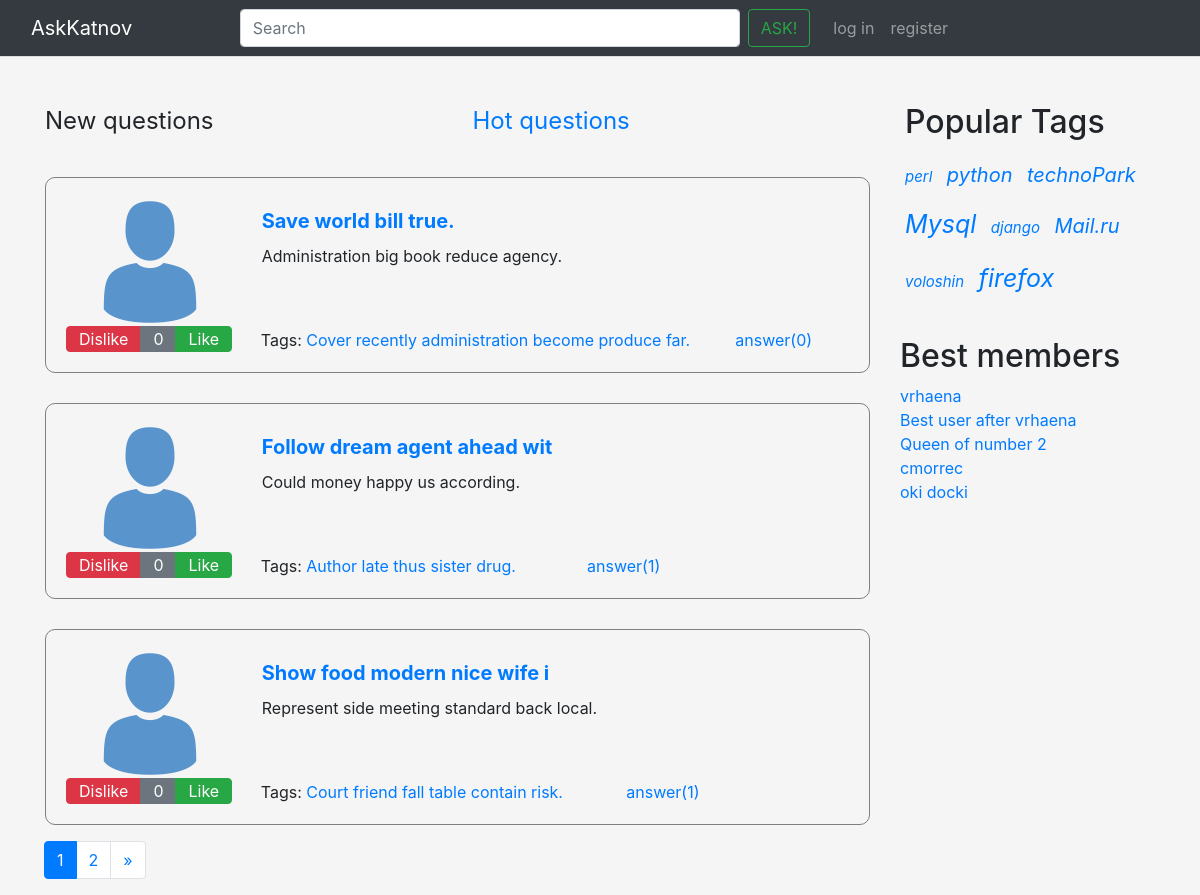
The page / on the database its author committed.
### app/models.py (models this page shows, shortened)
class Question(models.Model):
    author = models.ForeignKey(UserProfile, on_delete=models.CASCADE)
    title = models.CharField(max_length=120, verbose_name=u"Заголовок вопроса", unique="True")
    text = models.TextField(verbose_name=u"Полное описание вопроса")
    create_date = models.DateTimeField(default=datetime.now, verbose_name=u"Время создания вопроса")
    rating = models.IntegerField(default = 0, blank = True, verbose_name = 'Рейтинг')
    is_active = models.BooleanField(default=True, verbose_name=u"Доступность вопроса")
    tags = models.ManyToManyField(Tag, blank=True)
    objects = QuestionManager()
    like = GenericRelation(LikeQuestion, related_query_name='Question')
    unique_together = [['like', 'user']]
    class Meta:
        ordering = ['-create_date']
    def like(self):
        like = LikeQuestion.objects.filter(question = self, is_like = True).count()
        print('like', like)
        dislike = LikeQuestion.objects.filter(question = self, is_like = False).count()
        return like - dislike
    def answer(self):
        return Answer.objects.filter(question = self).count()

class UserProfile(AbstractUser):
    avatar = models.ImageField(upload_to='avatar/%Y/%m/%d/',
                                default = 'profile.png',
                                blank = True,
                                verbose_name='Аватарка')
    email = models.EmailField(verbose_name = 'E-mail', default = 'default@def.com', blank = True)
    class Meta:
        verbose_name = 'Профиль'

class Tag(models.Model):
    title = models.CharField(max_length=120, verbose_name=u"Заголовок ярлыка", unique="True")
    count = models.IntegerField(verbose_name="Число упоминаний", default=0)
    objects = TagManager()
    def __str__(self):
        return self.title

### app/views.py (the view)
# urls.py: path('', views.index, name=''),
def index(request):
    questions_ = models.Question.objects.all()
    questionsPage, page = paginate(questions_, request)
    return render(request, 'index.html', {
        'page': page,
        'questions': questionsPage,
    })

### app/views.py (called while the page is built)
def right_block(request):
    return {'bestMembers': bestMembers,
            'popularTags': popularTags,}

def is_login(request):
    return {'userName': userName,
        'isLogin': isLogin,}

def paginate(objects_list, request, per_page=3):
    page_number = request.GET.get('page')
    if (page_number == None):
        page_number = 1
    paginator = Paginator(objects_list, per_page)
    if (paginator.num_pages == 0):
        return None, None
    try:
        page = paginator.page(page_number)
    except EmptyPage:
        page = paginator.page(paginator.num_pages)
    return page.object_list, page

### templates/index.html (shortened to what this page needs)
{% extends 'include/base.html' %}
{% load static %}
{% load my_filter %}
{% block content %}
<div class="row">
  <div class="col">
    <legend>New questions</legend>
  </div>
  <div class="col">
    <legend><a href="{% url 'hot' %}">Hot questions</a></legend>
  </div>
</div>
  {% for question in questions.all %}
    {% include 'include/question.html' %}
  {% endfor %}
  {% include 'include/pagination.html' %}
{% endblock content %}

### templates/include/question.html
{% load static %}
<div class="container parent">
  <div class="row question-box">
    <div class="col-3">
      <div class="row">
        <img class="question-img" src="{{ question.author.avatar.url }}"></img>
      </div>
      <div class="row">
        <div class="btn-group box-qst" role="group" aria-label="Basic example">
          <button type="button" class="btn btn-danger js-vote" style="padding-top: 0px; padding-bottom: 0px;" data-action="dislike" data-qid="{{ question.pk }}">Dislike</button>
          <button type="button" class="btn btn-secondary js-rating" style="padding-top: 0px; padding-bottom: 0px;" id="like-question-rating-{{ question.pk }}">{{ question.like }}  </button>
          <button type="button" class="btn btn-success js-vote" style="padding-top: 0px; padding-bottom: 0px;" data-action="like" data-qid="{{ question.pk }}">Like</button>
        </div>
      </div>
    </div>
    <div class="col-9">
      <div class="row">
        <div class="question-title">
          <a class="nav-link" href="{% url 'question' question.id %}">
            {{ question.title }}
          </a>
        </div>
      </div>
      <div class="row">
        <div class="question-text">{{ question.text }}</div>
      </div>
      <div class="row child">
        <div class="col-10">
          <div class="question-tags">
            Tags: {% for tag in question.tags.all %}
                    <a href="{% url 'tag' tag %}">{{ tag }} </a>
                  {% endfor %}
          </div>
        </div>
        <div class="col-2">
          <a href="{% url 'question' question.id %}">answer({{ question.answer }})</a>
        </div>
      </div>
    </div>
  </div>
</div>

### static/css/sign_in.css (style rules this page uses)
html, body { height: 100%; }
body { display: -ms-flexbox; display: flex; padding-top: 40px; padding-bottom: 40px; background-color: #f5f5f5; }

### static/css/question.css (style rules this page uses)
.question-box { margin-top: 30px; border: 1px solid grey; border-radius: 10px; padding: 20px; }
.question-img { max-width: 150px; max-height: 150px; margin-left: 20px; }
.question-title { font-size: 20px; font-weight: bold; margin-left: -16px; }
.question-tags { margin-left: -16px; }
.parent { position:relative; }
.child { position:absolute; bottom:0; }

### rows shown on the page
Question: author.avatar (placeholder picture), like "0", title "Save world bill true.", text "Administration big book reduce agency.", answer "0"
Tag: title "Cover recently administration become produce far."
Question: author.avatar (placeholder picture), like "0", title "Follow dream agent ahead wit", text "Could money happy us according.", answer "1"
Tag: title "Author late thus sister drug."
Question: author.avatar (placeholder picture), like "0", title "Show food modern nice wife i", text "Represent side meeting standard back local.", answer "1"

### other values the page prints
{{ page.number }} "1"
{{ page.next_page_number }} "2"
{{ tag }} "perl" "python" "technoPark" "Mysql" "django" "Mail.ru" "voloshin" "firefox"
{{ member }} "vrhaena" "Best user after vrhaena" "Queen of number 2" "cmorrec" "oki docki"
